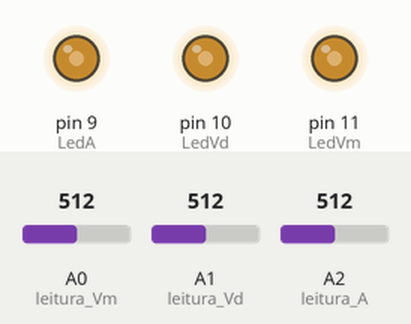
Simulated run of this sketch. Board: Arduino Uno, built with avr-gcc and run on an emulated ATmega328P. On the bench: output pins drawn as LEDs (lit = HIGH). Inputs (shaded band) come from the test bench; at power-on: A0 (leitura_Vm) = 512, A1 (leitura_Vd) = 512, A2 (leitura_A) = 512.

Above: at 5.3 s.
5.4 s: A0 (leitura_Vm) set to 716
At 13.4 s:
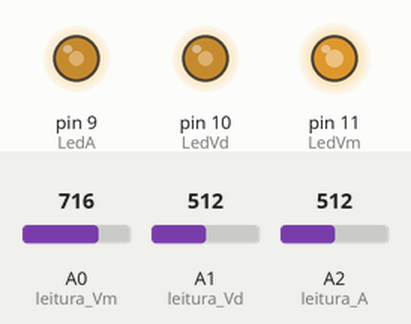
14.0 s: A1 (leitura_Vd) set to 716
At 18.0 s:
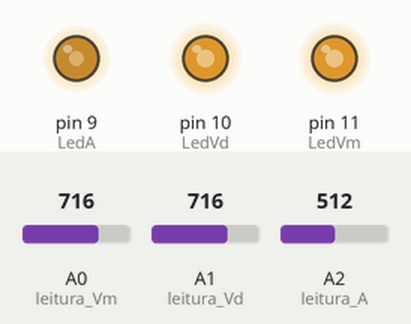
19.4 s: A2 (leitura_A) set to 716
At 27.2 s:
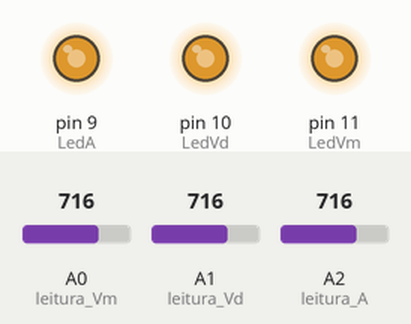
27.5 s: A0 (leitura_Vm) set to 900
At 35.4 s:
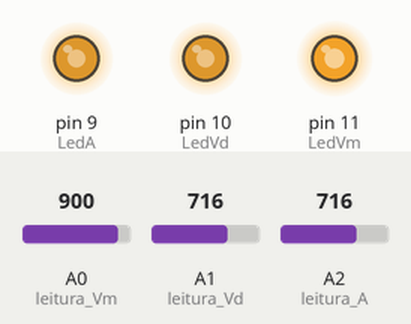
36.5 s: A1 (leitura_Vd) set to 900
At 40.0 s:
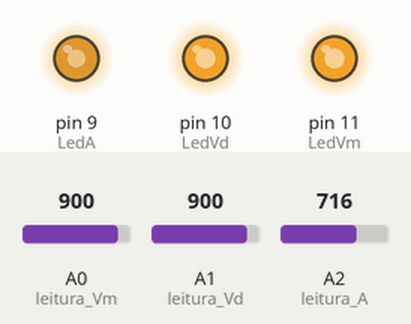
41.9 s: A2 (leitura_A) set to 900
At 49.3 s:
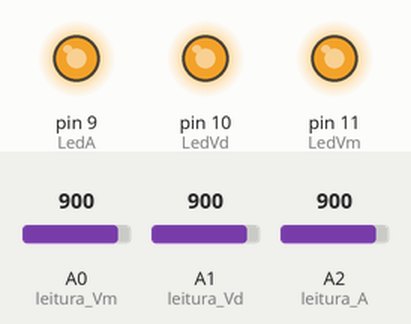
Timing chart, 0 to 50.8 s (numbered marks = the images above; inputs shaded):
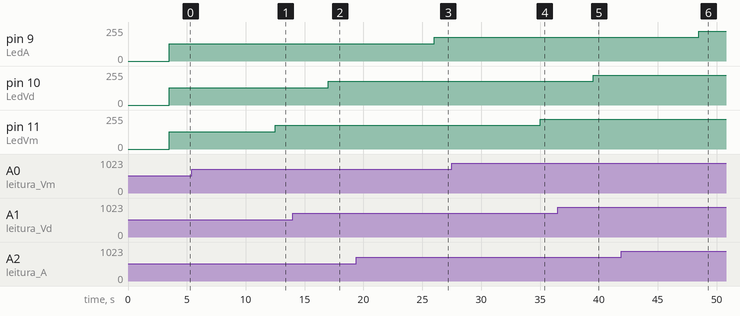

The sketch:

RGB.ino
```cpp
int leitura_Vm=A0;         // Definindo os pinos de Entrada Analógica
int leitura_Vd=A1;
int leitura_A=A2;

int LedVm=11;               // Definindo os pinos de Saída PWM
int LedVd=10;
int LedA=9;

int valorLedVm=0;         // Definindo os valores das Saídas em 0.
int valorLedA=0;
int valorLedVd=0;


void setup() {
  pinMode(LedVm,OUTPUT);     // Estabelecendo os pinos do Led RGB como Saídas
  pinMode(LedA,OUTPUT);
  pinMode(LedVd,OUTPUT);
  pinMode(leitura_Vm,INPUT);   // Estabelecendo os pinos A0, A1 eA2 como Entradas
  pinMode(leitura_A,INPUT);
  pinMode(leitura_Vd,INPUT);
}

void loop() {
  valorLedVm = analogRead(leitura_Vm);  //Lendo as entradas
  valorLedVm=valorLedVm/4;                     // Dividindo o valor de 1024 posições para um valor no range de 256 posições
  delay(1000);

  valorLedA = analogRead(leitura_A);
  valorLedA=valorLedA/4;
  delay(1000);

  valorLedVd = analogRead(leitura_Vd);
  valorLedVd=valorLedVd/4;
  delay(1500);

  analogWrite(LedVm,valorLedVm);       // Coloca no pino  LedVm uma saída de tensão proporcional ao valor lido.
  analogWrite(LedA,valorLedA);
  analogWrite(LedVd,valorLedVd);
  delay(1000);
}
```

Measured:
- after the input at 5.4 s, pin 11 (LedVm): 128/255 → 179/255 after 7.1 s
- after the input at 14.0 s, pin 10 (LedVd): 128/255 → 179/255 after 3.0 s
- after the input at 19.4 s, pin 9 (LedA): 128/255 → 179/255 after 6.6 s
- after the input at 27.5 s, pin 11 (LedVm): 179/255 → 225/255 after 7.5 s
- after the input at 36.5 s, pin 10 (LedVd): 179/255 → 225/255 after 3.0 s
- after the input at 41.9 s, pin 9 (LedA): 179/255 → 225/255 after 6.6 s
